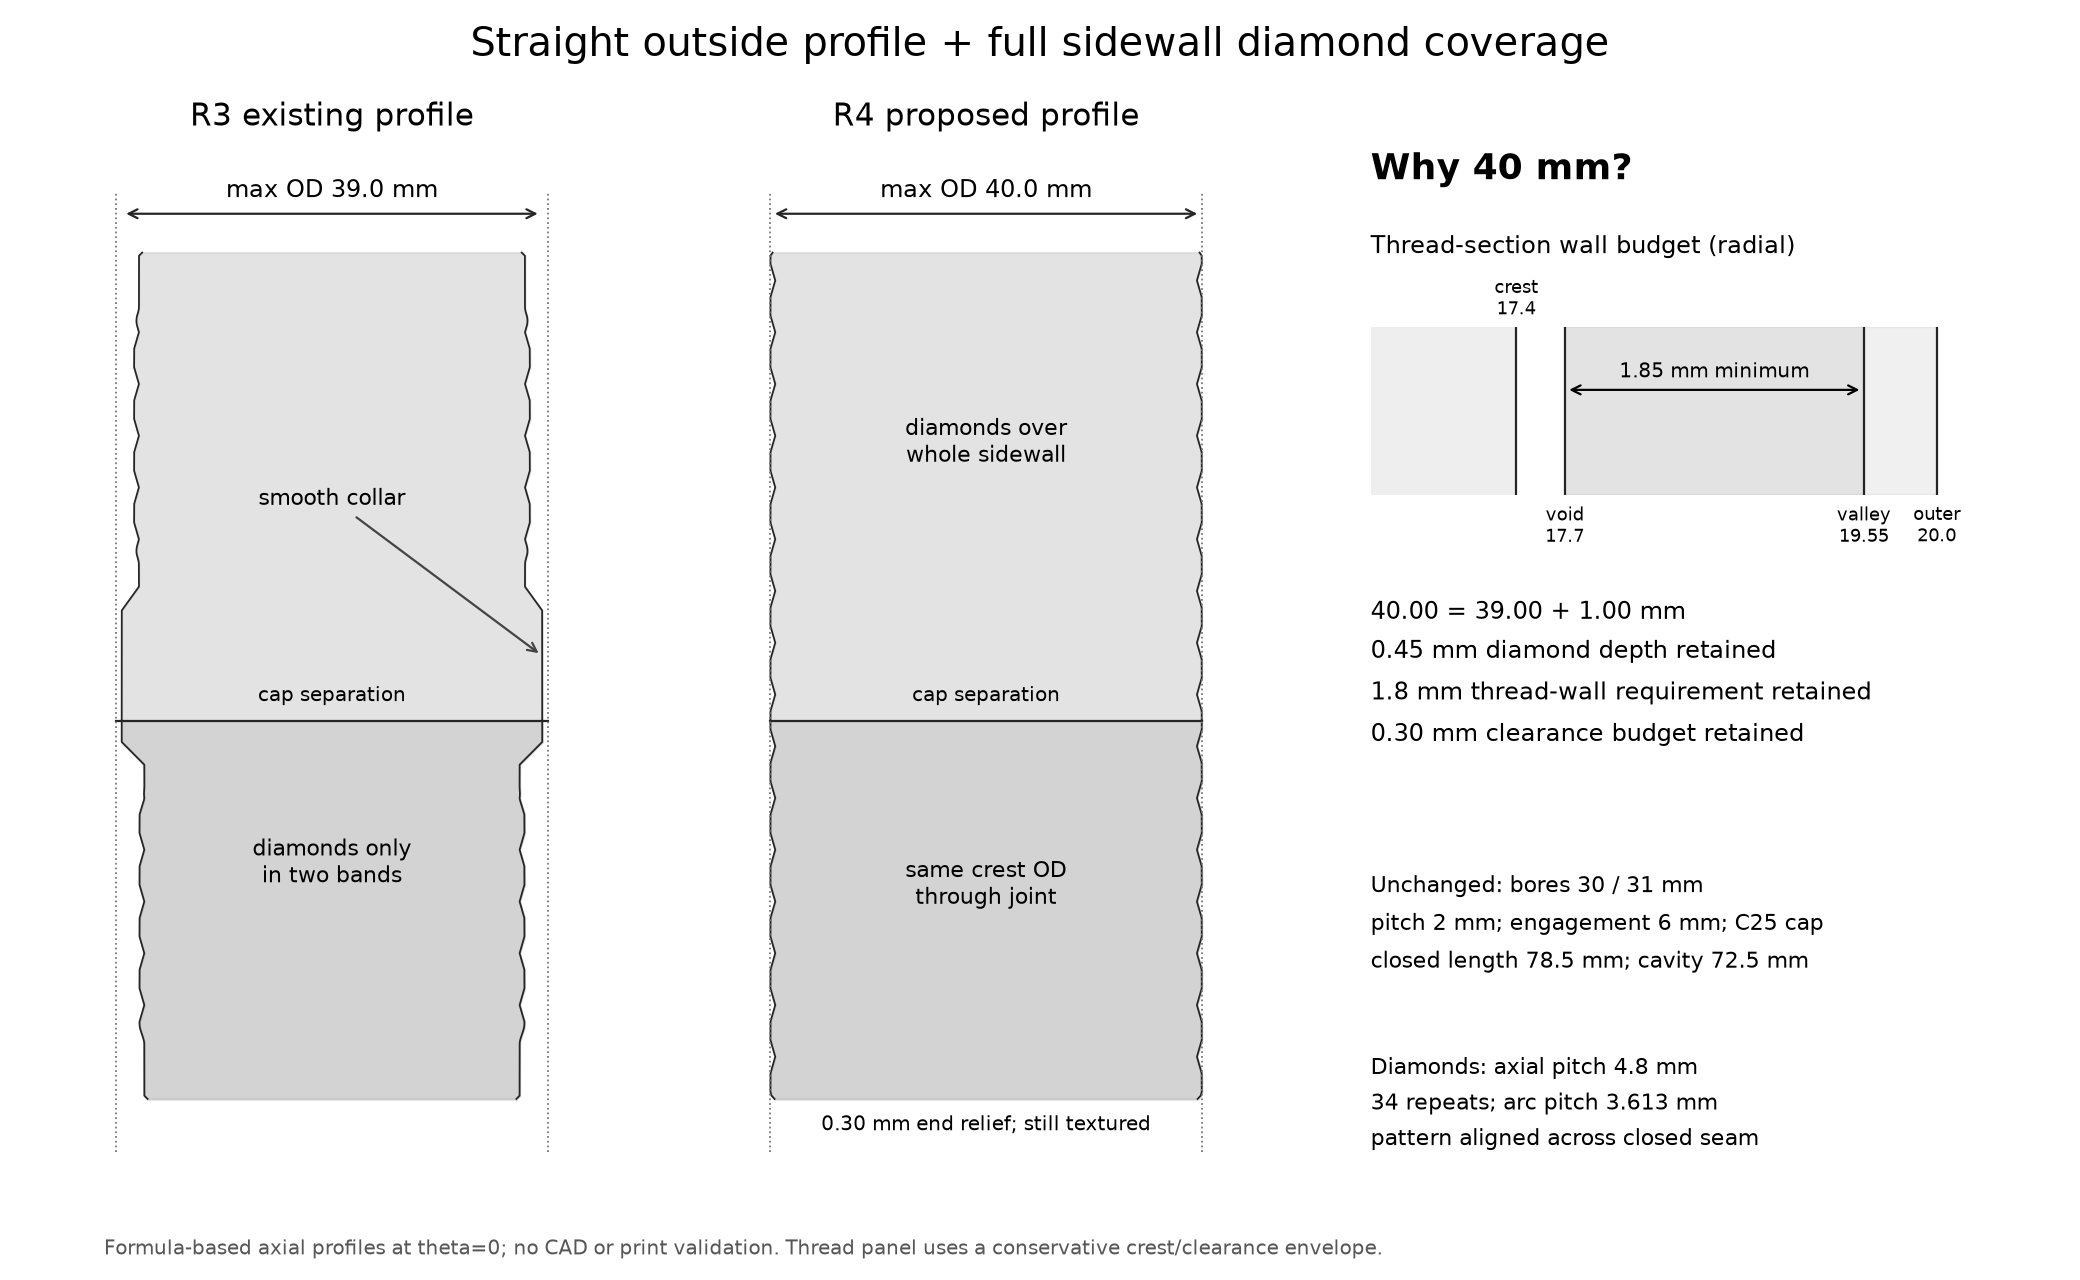

The script that drew this image:
"""Formula-derived 2D profile/section; no generated CAD or fit claim."""
from pathlib import Path
from math import floor, pi, hypot, sin, cos, atan, degrees
import json
import numpy as np
import matplotlib
matplotlib.use('Agg')
import matplotlib.pyplot as plt

OUT = Path(__file__).resolve().with_suffix('')
N = floor(2*pi*19.55/3.63+.5)
P = 2*pi*19.55/N
width = 2*.18*P*4.8/hypot(P,4.8)
slope = .45/(4.8*(.5-.18))
facts = dict(outer_diameter=40., minimum_outer_diameter=39.9,
             valley_radius=19.55, thread_crest=17.4, clearance_budget=.3,
             minimum_female_wall_budget=1.85, minimum_female_wall_c25=1.90,
             lattice_count=N, arc_pitch=P, plateau_width=width,
             rational_plateau_bound=width*sin(pi/N)/(pi/N),
             skin_slope_bound=slope, relief_slope_bound=slope+.2/.3,
             relief_angle_degrees=degrees(atan(slope+.2/.3)),
             collar_end=10.2, cap_straight_start=12.4,
             body_floor=-35.1, body_inner_floor=-32.1, cap_inner_floor=40.4,
             cap_height=43.4, closed_length=78.5)
assert facts['minimum_outer_diameter'] <= 40
assert width*sin(pi/N)/(pi/N) >= 1
assert slope+.2/.3 < 1

def F(theta,z,n):
    u=n*theta/(2*pi);v=z/4.8
    wrap=lambda x:x-np.floor(x+.5)
    m=np.maximum(np.abs(wrap(u+v)),np.abs(wrap(u-v)))
    return np.clip((.5-m)/(.5-.18),0,1)

def old(z,role):
    if role=='body':
        base=np.interp(z,[-35.1,-34.8,-4.1,-2,0],[17.1,17.4,17.4,19.5,19.5])
        band=(-30.1,-6.1)
    else:
        base=np.interp(z,[0,10.2,12.4,43.1,43.4],[19.5,19.5,17.9,17.9,17.6])
        band=(14.4,38.4)
    distance=np.minimum(z-band[0],band[1]-z)
    e=.5*(1-np.cos(pi*np.clip(distance/2,0,1)))
    return base+.45*e*F(0,z,31)

def new(z,role):
    t=z+35.1 if role=='body' else 43.4-z
    relief=.2*np.clip(1-t/.3,0,1)
    return 19.55+.45*F(0,z,N)-relief

fig=plt.figure(figsize=(13,8),facecolor='#ffffff')
gs=fig.add_gridspec(1,3,width_ratios=[1,1,1.2],wspace=.20)
axes=[fig.add_subplot(gs[0,i]) for i in range(3)]
for ax,fn,title in zip(axes[:2],[old,new],['R3 existing profile','R4 proposed profile']):
    for role,lo,hi,color in [('body',-35.1,0,'#bcbcbc'),('cap',0,43.4,'#d5d5d5')]:
        z=np.linspace(lo,hi,5000);r=fn(z,role)
        ax.fill_betweenx(z,-r,r,color=color,alpha=.65)
        ax.plot(r,z,color='#252525',lw=.8);ax.plot(-r,z,color='#252525',lw=.8)
    ax.plot([-20,20],[0,0],color='#252525',lw=1)
    ax.text(0,1.8,'cap separation',ha='center',fontsize=9)
    ax.axvline(20,color='#777777',ls=':',lw=.8);ax.axvline(-20,color='#777777',ls=':',lw=.8)
    ax.set_title(title,fontsize=14,pad=30)
    ax.set_xlim(-25,25);ax.set_ylim(-40,49);ax.set_aspect('equal');ax.axis('off')
    od=39 if fn==old else 40
    ax.annotate('',xy=(-od/2,47),xytext=(od/2,47),arrowprops=dict(arrowstyle='<->',color='#252525'))
    ax.text(0,48,f'max OD {od:.1f} mm',ha='center',va='bottom',fontsize=11)
axes[0].annotate('smooth collar',xy=(19.5,6),xytext=(0,20),ha='center',fontsize=10,
                 arrowprops=dict(arrowstyle='->',color='#444444'))
axes[0].text(0,-15,'diamonds only\nin two bands',ha='center',fontsize=10)
axes[1].text(0,24,'diamonds over\nwhole sidewall',ha='center',fontsize=10)
axes[1].text(0,-17,'same crest OD\nthrough joint',ha='center',fontsize=10)
axes[1].text(0,-38,'0.30 mm end relief; still textured',ha='center',fontsize=9)
ax=axes[2];ax.axis('off')
ax.text(0,1,'Why 40 mm?',transform=ax.transAxes,fontsize=16,weight='bold')
ax.text(0,.925,'Thread-section wall budget (radial)',transform=ax.transAxes,fontsize=11)
inset=ax.inset_axes([0,.68,1,.17]);inset.set_xlim(16.5,20.5);inset.set_ylim(-.5,1.5)
inset.axvspan(16.5,17.4,color='#eeeeee');inset.axvspan(17.4,17.7,color='#ffffff')
inset.axvspan(17.7,19.55,color='#d5d5d5',alpha=.65);inset.axvspan(19.55,20,color='#d5d5d5',alpha=.35)
for x,label in [(17.4,'crest\n17.4'),(17.7,'void\n17.7'),(19.55,'valley\n19.55'),(20,'outer\n20.0')]:
    inset.axvline(x,color='#252525',lw=1);inset.text(x,1.58 if x==17.4 else -.62,label,ha='center',va='bottom' if x==17.4 else 'top',fontsize=8)
inset.annotate('',xy=(17.7,.75),xytext=(19.55,.75),arrowprops=dict(arrowstyle='<->'))
inset.text(18.625,.9,'1.85 mm minimum',ha='center',fontsize=9)
inset.axis('off')
ax.text(0,.43,'40.00 = 39.00 + 1.00 mm\n0.45 mm diamond depth retained\n1.8 mm thread-wall requirement retained\n0.30 mm clearance budget retained',transform=ax.transAxes,fontsize=11,linespacing=1.7)
ax.text(0,.20,'Unchanged: bores 30 / 31 mm\npitch 2 mm; engagement 6 mm; C25 cap\nclosed length 78.5 mm; cavity 72.5 mm',transform=ax.transAxes,fontsize=10,linespacing=1.7)
ax.text(0,.02,f'Diamonds: axial pitch 4.8 mm\n{N} repeats; arc pitch {P:.3f} mm\npattern aligned across closed seam',transform=ax.transAxes,fontsize=10,linespacing=1.6)
fig.suptitle('Straight outside profile + full sidewall diamond coverage',fontsize=18,y=.98)
fig.text(.05,.02,'Formula-based axial profiles at theta=0; no CAD or print validation. Thread panel uses a conservative crest/clearance envelope.',fontsize=9,color='#575757')
fig.subplots_adjust(top=.86,bottom=.09,left=.03,right=.97)
fig.savefig(OUT.with_suffix('.svg'))
fig.savefig(OUT.with_suffix('.png'),dpi=160)
print(json.dumps(facts,indent=2))
